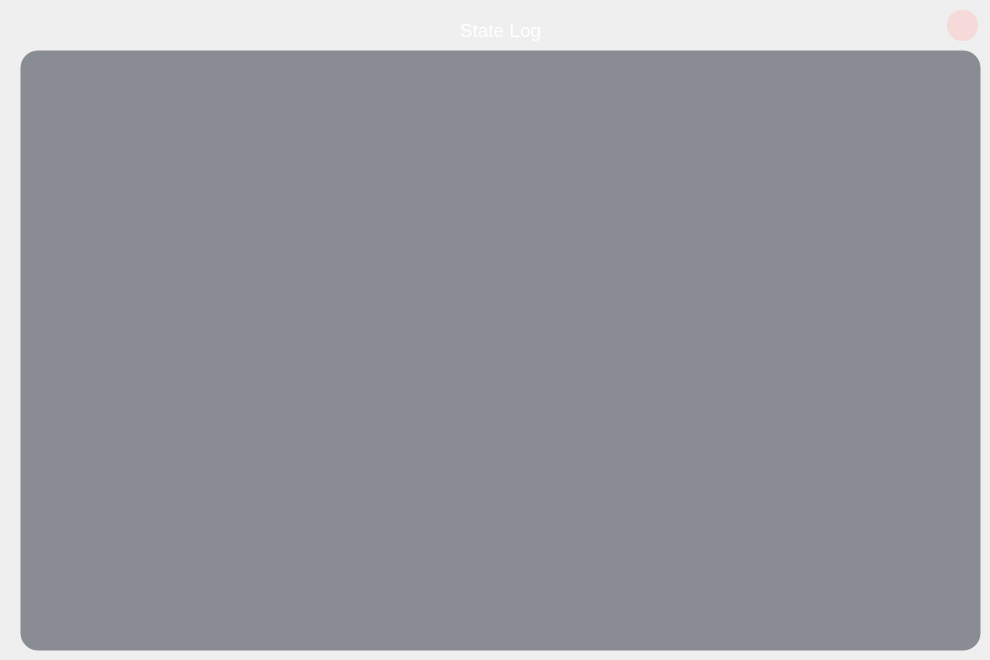
     <widget class="QWidget" name="pg_state_log">
      <widget class="QTextEdit" name="txt_state_log">
       <property name="geometry">
        <rect>
         <x>20</x>
         <y>50</y>
         <width>961</width>
         <height>601</height>
        </rect>
       </property>
       <property name="font">
        <font>
         <family>Arial</family>
         <pointsize>-1</pointsize>
         <italic>false</italic>
         <bold>false</bold>
        </font>
       </property>
       <property name="styleSheet">
        <string notr="true">QTextEdit{
background-color: rgba(35, 41, 54, 0.5);
border-radius:18px;
font: 12pt &quot;Arial&quot;;
	border: 1px solid transparent;
	border-radius: 18px;
	font-size: 14px;
	color: rgb(255, 255, 255);

}

QTextEdit QScrollBar:vertical {
    width:10px;
    background: rgba(35, 41, 54, 0.35);
    border-radius:4px;
    margin:2px 0px;
}
QTextEdit QScrollBar::handle:vertical {
    background: rgba(150, 165, 190, 0.55);
    border-radius:4px;
    min-height:28px;
    margin:1px;
}
QTextEdit QScrollBar::handle:vertical:hover {
    background: rgba(120, 170, 230, 0.85);  
}
QTextEdit QScrollBar::handle:vertical:pressed {
    background: rgba(70, 130, 210, 1.0);   
}

QTextEdit QScrollBar::sub-line:vertical,
QTextEdit QScrollBar::add-line:vertical {
    height:0px;
background: none;
}
QTextEdit QScrollBar::sub-page:vertical,
QTextEdit QScrollBar::add-page:vertical {
    background:none;
}

QTextEdit QScrollBar:horizontal {
    height:10px;
    background: rgba(35, 41, 54, 0.35);
    border-radius:4px;
    margin:0px 2px;
}
QTextEdit QScrollBar::handle:horizontal {
    background: rgba(150, 165, 190, 0.55);
    border-radius:4px;
    min-width:28px;
    margin:1px;
}
QTextEdit QScrollBar::handle:horizontal:hover {
    background: rgba(120, 170, 230, 0.85);
}
QTextEdit QScrollBar::handle:horizontal:pressed {
    background: rgba(70, 130, 210, 1.0);
}

QTextEdit QScrollBar::sub-line:horizontal,
QTextEdit QScrollBar::add-line:horizontal {
    width:0px;
    background: none;

}
QTextEdit QScrollBar::sub-page:horizontal,
QTextEdit QScrollBar::add-page:horizontal {
    background:none;
}
</string>
       </property>
      </widget>
      <widget class="QLabel" name="label_64">
       <property name="geometry">
        <rect>
         <x>450</x>
         <y>10</y>
         <width>101</width>
         <height>41</height>
        </rect>
       </property>
       <property name="font">
        <font>
         <family>Arial</family>
        </font>
       </property>
       <property name="styleSheet">
        <string notr="true">background:transparent;</string>
       </property>
       <property name="text">
        <string>&lt;html&gt;&lt;head/&gt;&lt;body&gt;&lt;p align=&quot;center&quot;&gt;&lt;span style=&quot; font-size:14pt; color:#ffffff;&quot;&gt;State Log&lt;/span&gt;&lt;/p&gt;&lt;/body&gt;&lt;/html&gt;</string>
       </property>
      </widget>
      <widget class="QPushButton" name="btn_state_log_close">
       <property name="geometry">
        <rect>
         <x>947</x>
         <y>10</y>
         <width>31</width>
         <height>31</height>
        </rect>
       </property>
       <property name="styleSheet">
        <string notr="true">QPushButton{
    background-color: rgba(255, 190, 190, 0.45);
    border-radius: 15px;
    color: #ffffff;
    text-align: center;         


}
QPushButton:hover{
    background-color: #ca3b3b;
}

QPushButton:pressed{
    background-color: #AA1b1b;
    padding-left: -8px;
	padding-left:-2px;         
    padding-bottom:6px;
}

QPushButton:disabled{
background-color: rgba(66, 79, 104, 0.5);
border-radius:10px;
}
</string>
       </property>
       <property name="text">
        <string/>
       </property>
       <property name="icon">
        <iconset resource="../../py/Anaconda3/Scripts/res.qrc">
         <normaloff>:/icons/close.svg</normaloff>:/icons/close.svg</iconset>
       </property>
       <property name="iconSize">
        <size>
         <width>30</width>
         <height>30</height>
        </size>
       </property>
      </widget>
     </widget>
